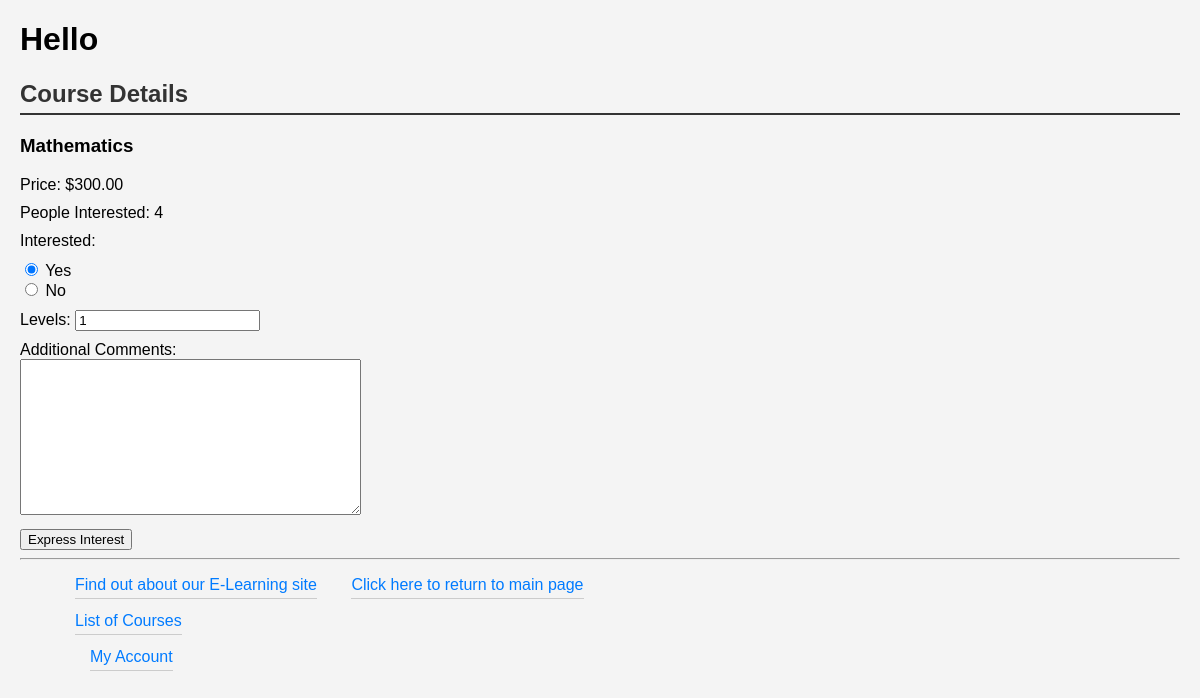
The page /courses/1/ on the database its author committed.
### myappF23/models.py (models this page shows, shortened)
class Course(models.Model):
    title = models.CharField(max_length=200)
    description = models.TextField()
    instructor = models.ForeignKey('Instructor', on_delete=models.CASCADE,
                                   related_name='courses_instructed')
    category = models.ForeignKey(Category, on_delete=models.CASCADE)
    students = models.ManyToManyField(Student, blank=True)
    interested = models.PositiveIntegerField(default=0)
    start_date = models.DateField()
    end_date = models.DateField()
    price = models.DecimalField(max_digits=10, decimal_places=2)
    COURSE_LEVEL_CHOICES = [
        ('BE', 'Beginner'),
        ('IN', 'Intermediate'),
        ('AD', 'Advanced'),
    ]
    level = models.CharField(max_length=2, choices=COURSE_LEVEL_CHOICES)
    levels = models.PositiveIntegerField(
        default=1,  # You can set the default value as needed
    )

### myappF23/views.py (the view)
# urls.py: path('courses/<int:course_id>/', views.course_detail, name='course_detail'),
def course_detail(request, course_id):
    course = get_object_or_404(Course, id=course_id)
    if request.method == 'POST':
        form = InterestForm(request.POST)
        if form.is_valid():
            interested = form.cleaned_data['interested']
            if interested == 1:
                student = request.user.student
                if not course.students.filter(id=student.id).exists():
                    course.students.add(student)
                    course.interested += 1
                    selected_levels = form.cleaned_data['levels']
                    course.levels = selected_levels
                    course.save()
                    return redirect('myappF23:index')
    else:
        form = InterestForm()
    return render(request, 'myappF23/coursedetail.html', {'course': course, 'form': form})

### myappF23/forms.py
class InterestForm(forms.Form):
    INTEREST_CHOICES = (
        (1, 'Yes'),
        (0, 'No'),
    )
    interested = forms.IntegerField(
        label='Interested',
        widget=forms.RadioSelect(choices=INTEREST_CHOICES),
        initial=1,
        required=True
    )
    levels = forms.IntegerField(
        label='Levels',
        initial=1,
        min_value=1,
        required=True
    )
    comments = forms.CharField(
        label='Additional Comments',
        widget=forms.Textarea,
        required=False
    )

### myappF23/templates/myappF23/coursedetail.html (shortened to what this page needs)
{% extends 'myappF23/base.html' %}
{% block body_block %}
    <h2>Course Details</h2>
    <h3>{{ course.title }}</h3>
    <p>Price: ${{ course.price }}</p>
    <p>People Interested: {{ course.interested }}</p>
    <form method="post">
      <p>{{ form.as_p}}</p>
        <input type="submit" value="Express Interest">
    </form>
{% endblock %}

### myappF23/static/myappF23/styles.css (style rules this page uses)
body { font-family: 'Arial', sans-serif; margin: 20px; background-color: #f4f4f4; }
h2 { color: #333; border-bottom: 2px solid #333; padding-bottom: 5px; }
p { margin: 10px 0; }
form { width: 300px; }

### rows shown on the page
Course: title "Mathematics", price "300.00", interested "4"
